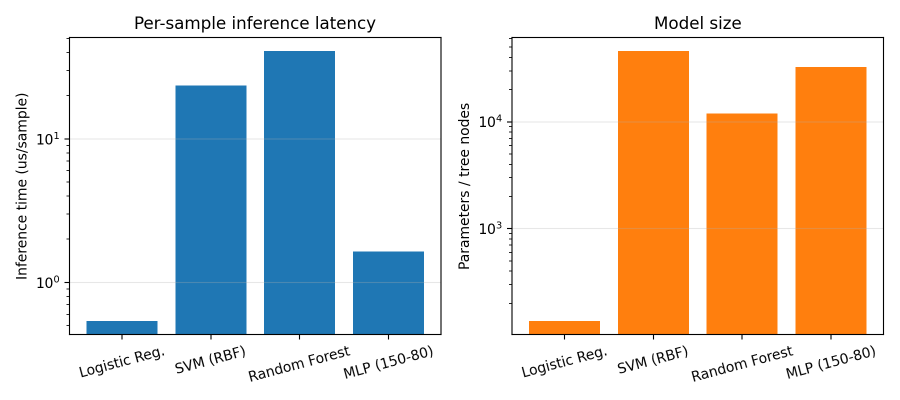
#> input picture assets/fig6_computational_cost.png, 1800 x 800 px, found by its file name (shown at 1/2 size)
$ python extract_fig6.py
#> lines starting #> are read from the running program, lines starting #| are printed output that depends on the picture; after the words box and inside, x2 and y2 are one past the last pixel; in counts of white or black regions, pixels touching at a corner belong together
### experiments/_plotting/extract/color_extract.py
"""Generic direct-pixel-color extraction utility (Informe 2 D-11, refined this round: agent-executed
extraction uses this instead of driving WebPlotDigitizer through browser automation -- same
principle, more precise/auditable for code-driven execution. See vectorized/README.md.)

Two building blocks:
  - find_gridline_rows(): locates horizontal gridline pixel-rows inside a plot's axes box, for
    calibrating a pixel-row -> data-value mapping from evenly-spaced ticks (e.g. 0.0..1.0 step 0.2).
  - extract_bar_tops(): for a known bar color, finds each bar's topmost pixel row (=its value)
    by column, clustering contiguous x-columns into individual bars.

Every calibration point used here is documented alongside the extracted CSV in
experiments/_plotting/vectorized/README.md, per the trazabilidad-inversa rule.
"""
from __future__ import annotations

import numpy as np
from PIL import Image


def load_rgb(path: str) -> np.ndarray:
#> called with path = 'assets/fig6_computational_cost.png'
    return np.array(Image.open(path).convert("RGB"))


# [16 lines left out: function find_gridline_rows, not called in this run]


def color_mask(arr: np.ndarray, color: tuple[int, int, int], tol: int = 20) -> np.ndarray:
#> called with color = (31, 119, 180), tol = 25
    diff = np.abs(arr.astype(int) - np.array(color).astype(int))
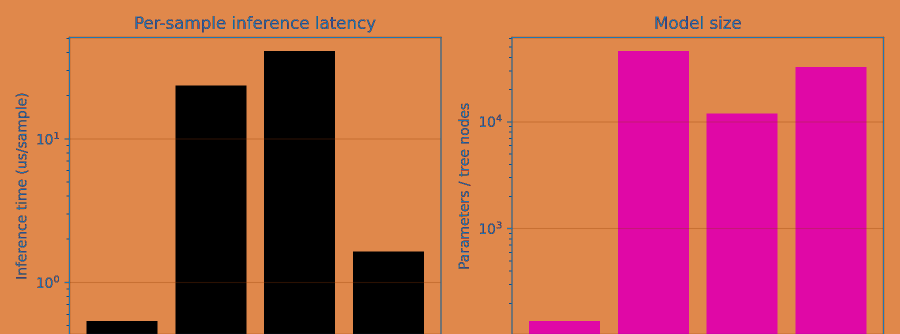
#> diff: shape (668, 1800, 3) int64 (shown at 1/2 size); mean of channels 0, 1, 2 187.6, 91.3, 81.6; drawn as R, G, B
    return (diff.max(axis=2) <= tol)
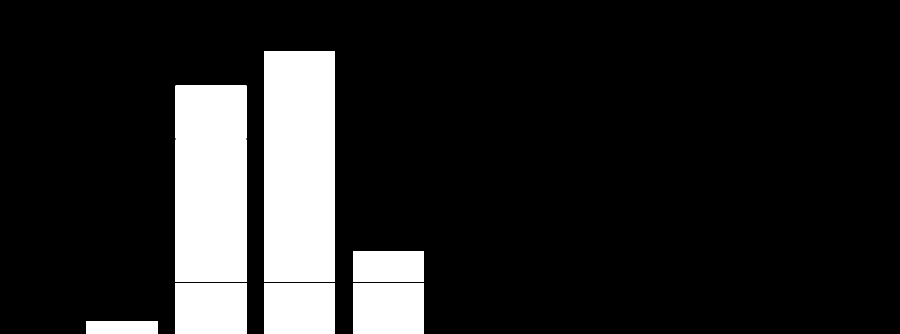
#> returned value: shape (668, 1800) bool (shown at 1/2 size); 14.7% white; 9 white regions, largest, box (x1, y1, x2, y2) and area: (351, 279, 493, 564) 40470, (528, 279, 670, 564) 40470, (528, 102, 670, 277) 24850


def extract_bar_tops(arr: np.ndarray, color: tuple[int, int, int], y_baseline: int,
                      x_gap: int = 5, tol: int = 20) -> list[tuple[int, int, int]]:
    """Returns [(x_start, x_end, top_row), ...] for each contiguous bar of `color`, scanning up to
    y_baseline (the pixel row of data value 0)."""
    mask = color_mask(arr[:y_baseline, :, :], color, tol=tol)
    cols_with_color = np.where(mask.any(axis=0))[0]
#> cols_with_color = 568 values from 173 to 847
    if len(cols_with_color) == 0:
        return []
    groups = np.split(cols_with_color, np.where(np.diff(cols_with_color) > x_gap)[0] + 1)
#> groups = 4 items
    bars = []
    for g in groups:
        sub = mask[:, g[0]:g[-1] + 1]
        rows_with_color = np.where(sub.any(axis=1))[0]
        top = int(rows_with_color.min())
        bars.append((int(g[0]), int(g[-1]), top))
#> this loop made 4 passes
#> top on passes 1 to 4: 642, 171, 102, 503
#> after the loop, bars = [(173, 314, 642), (351, 492, 171), (528, 669, 102), (706, 847, 503)]
    return bars


def pixel_to_value(pixel_row: int, gridline_rows: list[int], gridline_values: list[float]) -> float:
    """Linear fit pixel-row -> data value from calibration gridlines."""
    coeffs = np.polyfit(gridline_rows, gridline_values, 1)
    return float(np.polyval(coeffs, pixel_row))

### experiments/_plotting/extract/extract_fig6.py
"""Vectorizes assets/fig6_computational_cost.png -> experiments/_plotting/vectorized/classifier_fig6.csv

Calibration (log-scale y-axis, each subplot calibrated independently -- their pixel-per-decade
spacing differs since matplotlib scales each subplot's ylim to fill the same pixel height):
  - Left panel (inference latency, us/sample): axes box cols 138.5-881.5, rows 74.5-668.5.
    Gridlines at row 277 (=10^1) and row 564 (=10^0).
  - Right panel (model size, parameters/tree nodes): axes box cols 1023.5-1766.5, same rows.
    Gridlines at row 243 (=10^4) and row 456 (=10^3).
  - Bar colors: tab:blue (31,119,180) left panel, tab:orange (255,127,14) right panel.
"""
from __future__ import annotations

import os
import sys

import pandas as pd

sys.path.insert(0, os.path.dirname(os.path.abspath(__file__)))
from color_extract import load_rgb, extract_bar_tops, pixel_to_value  # noqa: E402

CLASSIFIERS = ["Logistic Reg.", "SVM (RBF)", "Random Forest", "MLP (150-80)"]


def extract(image_path: str) -> pd.DataFrame:
    arr = load_rgb(image_path)
    rows = []

    # left panel -- inference latency (us/sample), log10 calibration: row277->1, row564->0
    left_bars = sorted(extract_bar_tops(arr, (31, 119, 180), y_baseline=668, x_gap=3, tol=25),
                        key=lambda b: b[0])
#> left_bars has the same summary as bars in extract_bar_tops
    assert len(left_bars) == 4, f"expected 4 latency bars, got {len(left_bars)}"
    for classifier, (x0, x1, top) in zip(CLASSIFIERS, left_bars):
        log_val = pixel_to_value(top, [564, 277], [0.0, 1.0])
        rows.append({"classifier": classifier, "metric": "inference_latency_us",
                     "value": round(10 ** log_val, 4)})
#> this loop made 4 passes
#> (classifier, x0, x1, top, log_val) on passes 1 to 4: ('Logistic Reg.', 173, 314, 642, -0.272), ('SVM (RBF)', 351, 492, 171, 1.37), ('Random Forest', 528, 669, 102, 1.61), ('MLP (150-80)', 706, 847, 503, 0.213)
#> after the loop, rows = 4 items

    # right panel -- model size (params/tree nodes), log10 calibration: row456->3, row243->4
    right_bars = sorted(extract_bar_tops(arr, (255, 127, 14), y_baseline=668, x_gap=3, tol=25),
                         key=lambda b: b[0])
#> call 2 of color_mask, with color = (255, 127, 14), tol = 25
#> in color_mask (call 2), `diff = np.abs(arr.astype(int) - np.array(color).astype(int))`:
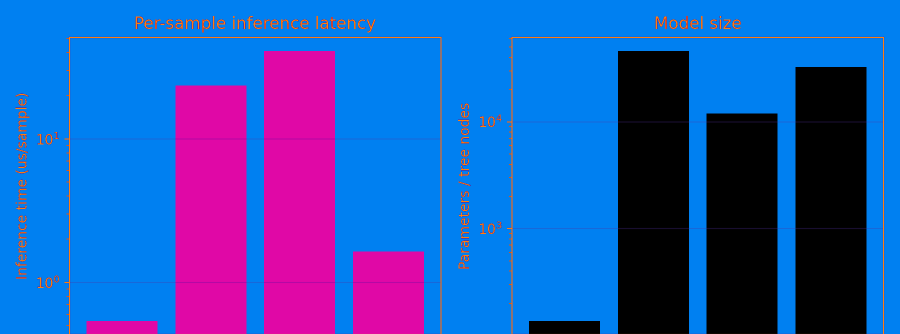
#> diff: shape (668, 1800, 3) int64 (shown at 1/2 size); mean of channels 0, 1, 2 37.2, 85.9, 181.7; drawn as R, G, B
#> in color_mask (call 2), `return (diff.max(axis=2) <= tol)`:
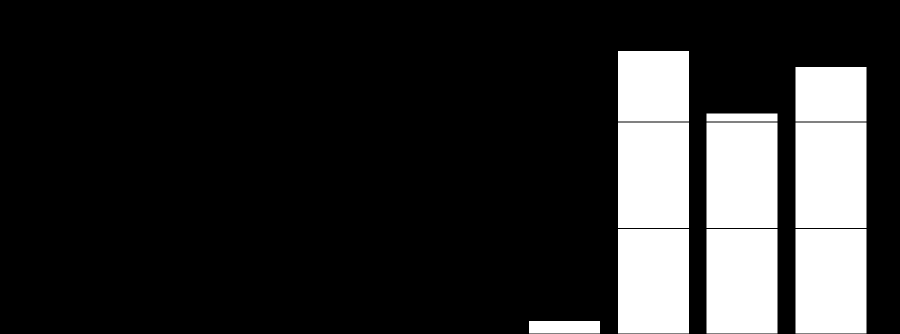
#> returned value: shape (668, 1800) bool (shown at 1/2 size); 18.3% white; 10 white regions, largest, box (x1, y1, x2, y2) and area: (1236, 245, 1378, 456) 29962, (1413, 245, 1555, 456) 29962, (1591, 245, 1733, 456) 29962
#> in extract_bar_tops (call 2), `cols_with_color = np.where(mask.any(axis=0))[0]`: cols_with_color = 568 values from 1058 to 1732
#> the loop in extract_bar_tops (call 2), `for g in groups:` made 4 passes
#> top on passes 1 to 4: 642, 102, 227, 134
#> pass 1, in extract_bar_tops (call 2), `sub = mask[:, g[0]:g[-1] + 1]`:
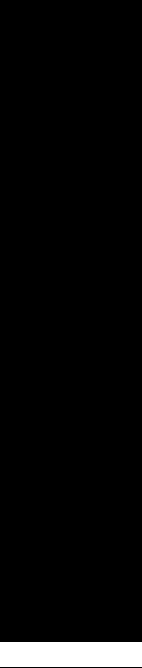
#> sub: shape (668, 142) bool; 3.7% white; 1 white region, box (x1, y1, x2, y2) and area: (0, 642, 142, 667) 3550
#> pass 2, in extract_bar_tops (call 2), `sub = mask[:, g[0]:g[-1] + 1]`:
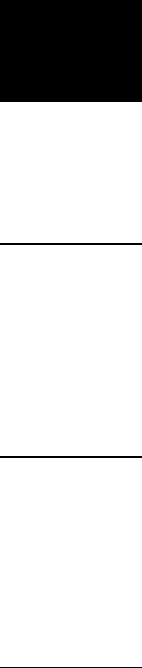
#> sub: shape (668, 142) bool; 84% white; 4 black regions, box (x1, y1, x2, y2) and area: (0, 0, 142, 102) 14484, (0, 243, 142, 245) 284, (0, 456, 142, 458) 284, (0, 667, 142, 668) 142
#> pass 3, in extract_bar_tops (call 2), `sub = mask[:, g[0]:g[-1] + 1]`:
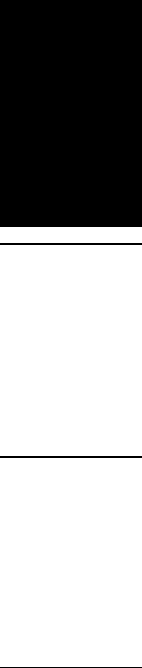
#> sub: shape (668, 142) bool; 65.3% white; 4 black regions, box (x1, y1, x2, y2) and area: (0, 0, 142, 227) 32234, (0, 243, 142, 245) 284, (0, 456, 142, 458) 284, (0, 667, 142, 668) 142
#> after the loop in extract_bar_tops (call 2), `for g in groups:`: bars = [(1058, 1199, 642), (1236, 1377, 102), (1413, 1554, 227), (1591, 1732, 134)]
#> right_bars has the same summary as bars in extract_bar_tops
    assert len(right_bars) == 4, f"expected 4 model-size bars, got {len(right_bars)}"
    for classifier, (x0, x1, top) in zip(CLASSIFIERS, right_bars):
        log_val = pixel_to_value(top, [456, 243], [3.0, 4.0])
        rows.append({"classifier": classifier, "metric": "model_size_params",
                     "value": round(10 ** log_val, 1)})
#> this loop made 4 passes
#> (classifier, x0, x1, top, log_val) on passes 1 to 4: ('Logistic Reg.', 1058, 1199, 642, 2.13), ('SVM (RBF)', 1236, 1377, 102, 4.66), ('Random Forest', 1413, 1554, 227, 4.08), ('MLP (150-80)', 1591, 1732, 134, 4.51)
#> after the loop, rows = 8 items

    return pd.DataFrame(rows)


if __name__ == "__main__":
    df = extract("assets/fig6_computational_cost.png")
#> df = table of 8 rows and 3 columns
    out = "experiments/_plotting/vectorized/classifier_fig6.csv"
    df.to_csv(out, index=False)
    print(df.pivot(index="classifier", columns="metric", values="value").to_string())
#| metric         inference_latency_us  model_size_params
#| classifier
#| Logistic Reg.                0.5348              133.9
#| MLP (150-80)                 1.6313            32489.1
#| Random Forest               40.7152            11888.2
#| SVM (RBF)                   23.4066            45916.8
    print(f"Wrote {out}")
